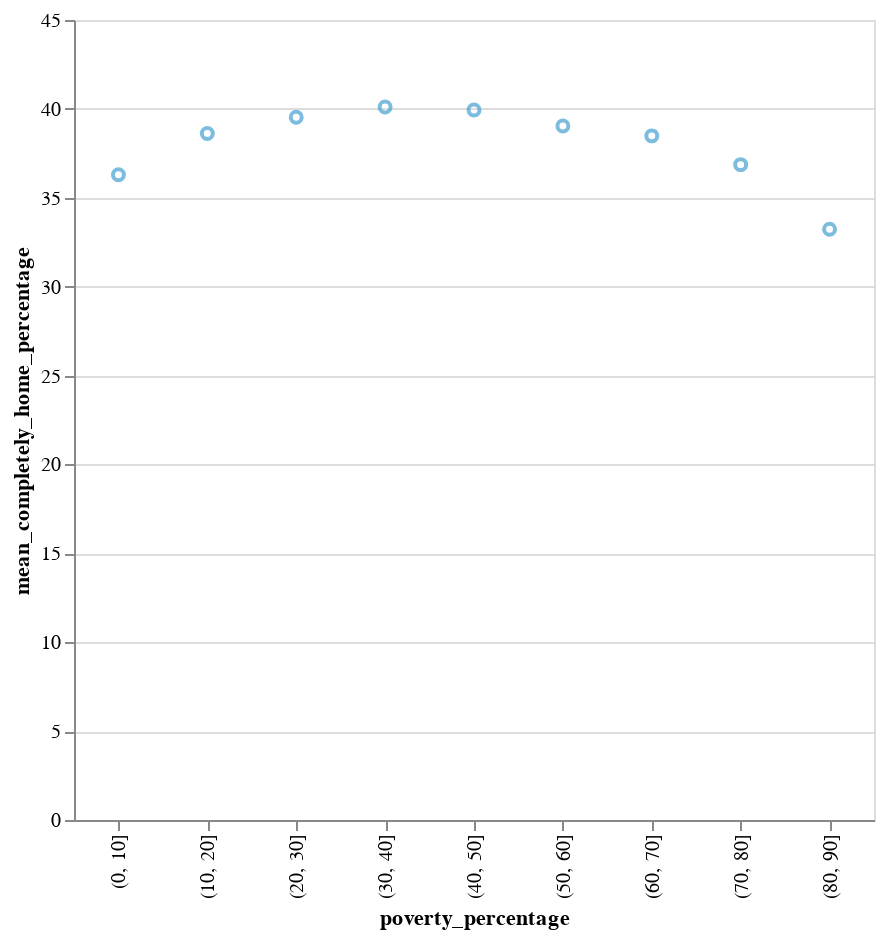

Source (notebook cell):
### Code cell
# 
alt.Chart(temp).mark_point().encode(
    alt.X('poverty_percentage:N'),
    alt.Y('mean_completely_home_percentage'),
    color = alt.Color('color',scale=None),
    tooltip=[alt.Tooltip('poverty_percentage'),
             alt.Tooltip('mean_completely_home_percentage')]
).properties(width=400, height=400).interactive()

### Figure 1 — Vega-Lite specification as saved in the notebook (floating-point values rounded to 4 significant figures)
{"config": {"view": {"continuousWidth": 400, "continuousHeight": 300}}, "data": {"name": "data-91ac8c44fad3589147146d7a3b22620d"}, "mark": "point", "encoding": {"color": {"type": "nominal", "field": "color", "scale": null}, "tooltip": [{"type": "nominal", "field": "poverty_percentage"}, {"type": "quantitative", "field": "mean_completely_home_percentage"}], "x": {"type": "nominal", "field": "poverty_percentage"}, "y": {"type": "quantitative", "field": "mean_completely_home_percentage"}}, "height": 400, "selection": {"selector002": {"type": "interval", "bind": "scales", "encodings": ["x", "y"]}}, "width": 400, "$schema": "https://vega.github.io/schema/vega-lite/v4.8.1.json", "datasets": {"data-91ac8c44fad3589147146d7a3b22620d": [{"poverty_percentage": "(0, 10]", "mean_completely_home_percentage": 36.3, "color": "#45a0d1"}, {"poverty_percentage": "(10, 20]", "mean_completely_home_percentage": 38.62, "color": "#45a0d1"}, {"poverty_percentage": "(20, 30]", "mean_completely_home_percentage": 39.53, "color": "#45a0d1"}, {"poverty_percentage": "(30, 40]", "mean_completely_home_percentage": 40.11, "color": "#45a0d1"}, {"poverty_percentage": "(40, 50]", "mean_completely_home_percentage": 39.94, "color": "#45a0d1"}, {"poverty_percentage": "(50, 60]", "mean_completely_home_percentage": 39.03, "color": "#45a0d1"}, {"poverty_percentage": "(60, 70]", "mean_completely_home_percentage": 38.48, "color": "#45a0d1"}, {"poverty_percentage": "(70, 80]", "mean_completely_home_percentage": 36.86, "color": "#45a0d1"}, {"poverty_percentage": "(80, 90]", "mean_completely_home_percentage": 33.23, "color": "#45a0d1"}, {"poverty_percentage": "(90, 100]", "mean_completely_home_percentage": null, "color": "#ff4833"}]}}
